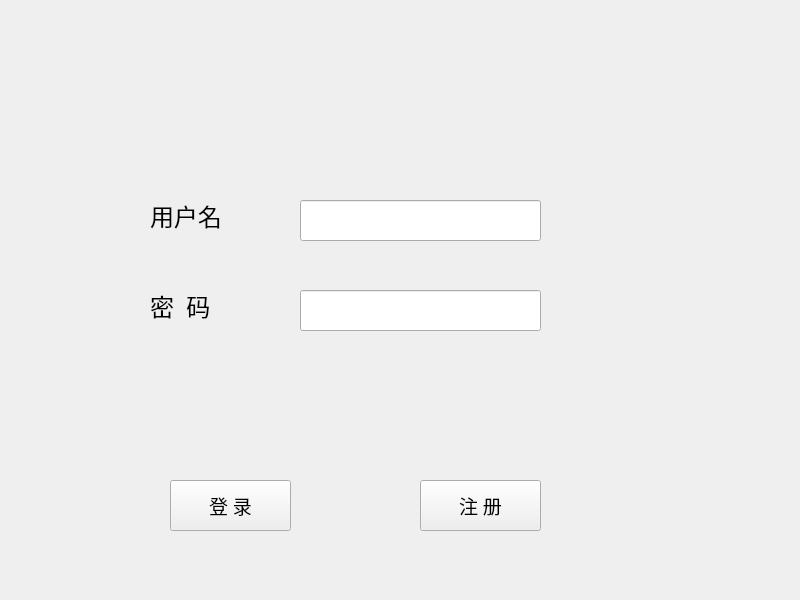
<?xml version="1.0" encoding="UTF-8"?>
<ui version="4.0">
 <class>Widget</class>
 <widget class="QWidget" name="Widget">
  <property name="geometry">
   <rect>
    <x>0</x>
    <y>0</y>
    <width>800</width>
    <height>600</height>
   </rect>
  </property>
  <property name="windowTitle">
   <string>Widget</string>
  </property>
  <widget class="QLabel" name="label">
   <property name="geometry">
    <rect>
     <x>150</x>
     <y>190</y>
     <width>111</width>
     <height>51</height>
    </rect>
   </property>
   <property name="font">
    <font>
     <family>AcadEref</family>
     <pointsize>18</pointsize>
    </font>
   </property>
   <property name="text">
    <string>用户名</string>
   </property>
  </widget>
  <widget class="QLabel" name="label_2">
   <property name="geometry">
    <rect>
     <x>150</x>
     <y>280</y>
     <width>111</width>
     <height>51</height>
    </rect>
   </property>
   <property name="font">
    <font>
     <family>AcadEref</family>
     <pointsize>18</pointsize>
    </font>
   </property>
   <property name="text">
    <string>密  码</string>
   </property>
  </widget>
  <widget class="QLineEdit" name="username">
   <property name="geometry">
    <rect>
     <x>300</x>
     <y>200</y>
     <width>241</width>
     <height>41</height>
    </rect>
   </property>
   <property name="font">
    <font>
     <family>AcadEref</family>
     <pointsize>12</pointsize>
    </font>
   </property>
  </widget>
  <widget class="QLineEdit" name="password">
   <property name="geometry">
    <rect>
     <x>300</x>
     <y>290</y>
     <width>241</width>
     <height>41</height>
    </rect>
   </property>
   <property name="font">
    <font>
     <family>AcadEref</family>
     <pointsize>12</pointsize>
    </font>
   </property>
  </widget>
  <widget class="QPushButton" name="log_in_button">
   <property name="geometry">
    <rect>
     <x>170</x>
     <y>480</y>
     <width>121</width>
     <height>51</height>
    </rect>
   </property>
   <property name="font">
    <font>
     <family>AcadEref</family>
     <pointsize>14</pointsize>
    </font>
   </property>
   <property name="text">
    <string>登 录</string>
   </property>
  </widget>
  <widget class="QPushButton" name="register_button">
   <property name="geometry">
    <rect>
     <x>420</x>
     <y>480</y>
     <width>121</width>
     <height>51</height>
    </rect>
   </property>
   <property name="font">
    <font>
     <family>AcadEref</family>
     <pointsize>14</pointsize>
    </font>
   </property>
   <property name="text">
    <string>注 册</string>
   </property>
  </widget>
 </widget>
 <resources/>
 <connections/>
</ui>
